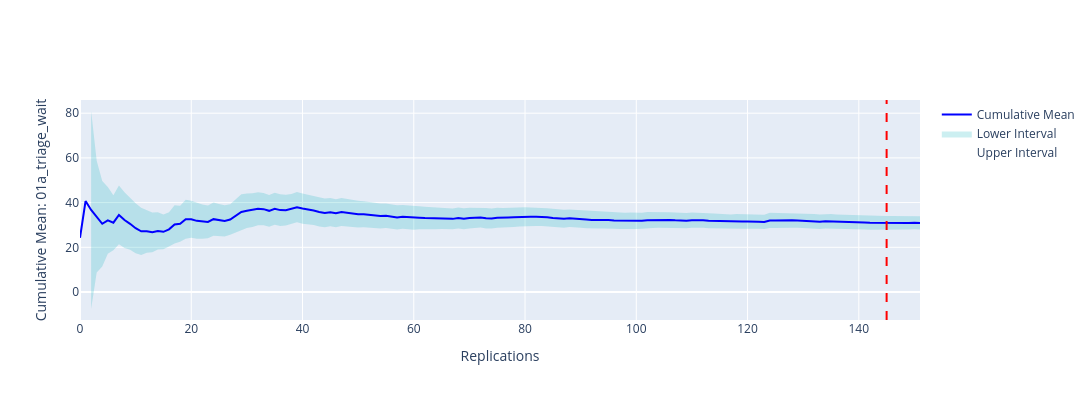
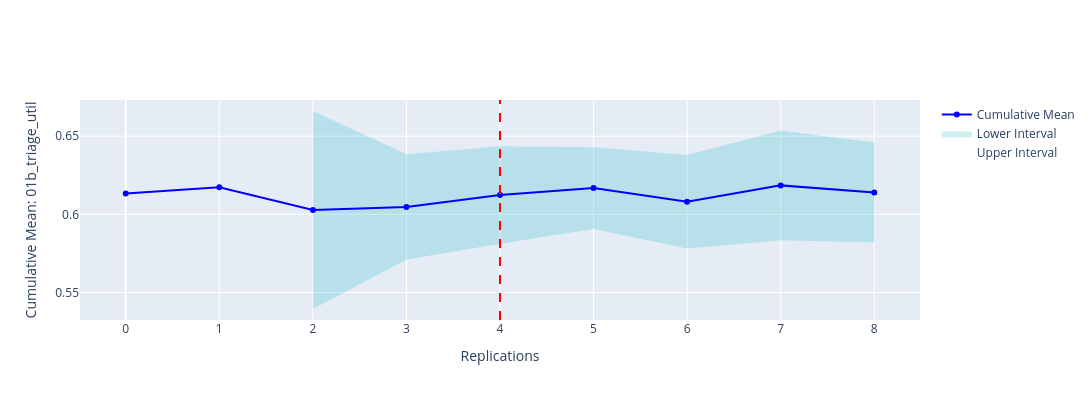
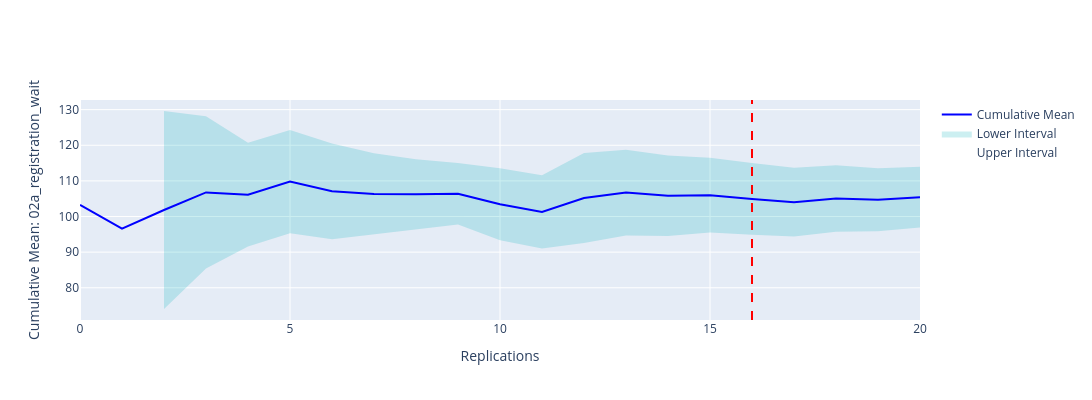

Notebook code cell kept with these figures, in order:
### Code cell
for metric in METRICS:
    mask = summary_frame_m["metric"] == metric
    fig = plotly_confidence_interval_method(
        n_reps=nreps_m[metric],
        conf_ints=summary_frame_m[mask].reset_index(),
        metric_name=metric,
    )
    fig.show()

### Figure 1 — Plotly figure (JSON) as saved in the notebook; plotly's stock layout.template omitted (floating-point values rounded to 4 significant figures; data arrays with more than 128 entries replaced by an {"elided": "..."} marker saying what was removed)
{"data": [{"hoverinfo": "x+y+name+text", "line": {"width": 0}, "mode": "lines", "name": "Upper Interval", "text": {"elided": "152 str values"}, "type": "scatter", "x": {"elided": "152 int values"}, "y": {"elided": "152 float values"}}, {"fill": "tonexty", "fillcolor": "rgba(0,176,185,0.2)", "hoverinfo": "x+y+name+text", "line": {"width": 0}, "mode": "lines", "name": "Lower Interval", "text": {"elided": "152 str values"}, "type": "scatter", "x": {"elided": "152 int values"}, "y": {"elided": "152 float values"}}, {"hoverinfo": "x+y+name", "line": {"color": "blue", "width": 2}, "name": "Cumulative Mean", "type": "scatter", "x": {"elided": "152 int values"}, "y": {"elided": "152 float values"}}], "layout": {"height": 400, "hovermode": "x unified", "shapes": [{"line": {"color": "red", "dash": "dash"}, "type": "line", "x0": 145, "x1": 145, "y0": 0, "y1": 1, "yref": "paper"}], "showlegend": true, "width": 1200, "xaxis": {"title": {"text": "Replications"}}, "yaxis": {"title": {"text": "Cumulative Mean: 01a_triage_wait"}}}}

### Figure 2 — Plotly figure (JSON) as saved in the notebook; plotly's stock layout.template omitted (floating-point values rounded to 4 significant figures)
{"data": [{"hoverinfo": "x+y+name+text", "line": {"width": 0}, "mode": "lines", "name": "Upper Interval", "text": ["Deviation: nan%", "Deviation: nan%", "Deviation: 10.51%", "Deviation: 5.57%", "Deviation: 5.09%", "Deviation: 4.24%", "Deviation: 4.93%", "Deviation: 5.69%", "Deviation: 5.21%"], "type": "scatter", "x": [0, 1, 2, 3, 4, 5, 6, 7, 8], "y": [NaN, NaN, 0.6661, 0.6384, 0.6436, 0.6429, 0.638, 0.6537, 0.646]}, {"fill": "tonexty", "fillcolor": "rgba(0,176,185,0.2)", "hoverinfo": "x+y+name+text", "line": {"width": 0}, "mode": "lines", "name": "Lower Interval", "text": ["Deviation: nan%", "Deviation: nan%", "Deviation: 10.51%", "Deviation: 5.57%", "Deviation: 5.09%", "Deviation: 4.24%", "Deviation: 4.93%", "Deviation: 5.69%", "Deviation: 5.21%"], "type": "scatter", "x": [0, 1, 2, 3, 4, 5, 6, 7, 8], "y": [NaN, NaN, 0.5394, 0.571, 0.5812, 0.5907, 0.5781, 0.5833, 0.582]}, {"hoverinfo": "x+y+name", "line": {"color": "blue", "width": 2}, "name": "Cumulative Mean", "type": "scatter", "x": [0, 1, 2, 3, 4, 5, 6, 7, 8], "y": [0.6132, 0.6173, 0.6028, 0.6047, 0.6124, 0.6168, 0.6081, 0.6185, 0.614]}], "layout": {"height": 400, "hovermode": "x unified", "shapes": [{"line": {"color": "red", "dash": "dash"}, "type": "line", "x0": 4, "x1": 4, "y0": 0, "y1": 1, "yref": "paper"}], "showlegend": true, "width": 1200, "xaxis": {"title": {"text": "Replications"}}, "yaxis": {"title": {"text": "Cumulative Mean: 01b_triage_util"}}}}

### Figure 3 — Plotly figure (JSON) as saved in the notebook; plotly's stock layout.template omitted (floating-point values rounded to 4 significant figures)
{"data": [{"hoverinfo": "x+y+name+text", "line": {"width": 0}, "mode": "lines", "name": "Upper Interval", "text": ["Deviation: nan%", "Deviation: nan%", "Deviation: 27.29%", "Deviation: 20.03%", "Deviation: 13.71%", "Deviation: 13.21%", "Deviation: 12.57%", "Deviation: 10.71%", "Deviation: 9.22%", "Deviation: 8.09%", "Deviation: 9.78%", "Deviation: 10.12%", "Deviation: 12.0%", "Deviation: 11.29%", "Deviation: 10.67%", "Deviation: 9.91%", "Deviation: 9.59%", "Deviation: 9.26%", "Deviation: 8.88%", "Deviation: 8.46%", "Deviation: 8.1%"], "type": "scatter", "x": [0, 1, 2, 3, 4, 5, 6, 7, 8, 9, 10, 11, 12, 13, 14, 15, 16, 17, 18, 19, 20], "y": [NaN, NaN, 129.6, 128.1, 120.7, 124.3, 120.5, 117.7, 116.1, 115.0, 113.5, 111.6, 117.8, 118.8, 117.1, 116.5, 115.0, 113.7, 114.4, 113.5, 114.0]}, {"fill": "tonexty", "fillcolor": "rgba(0,176,185,0.2)", "hoverinfo": "x+y+name+text", "line": {"width": 0}, "mode": "lines", "name": "Lower Interval", "text": ["Deviation: nan%", "Deviation: nan%", "Deviation: 27.29%", "Deviation: 20.03%", "Deviation: 13.71%", "Deviation: 13.21%", "Deviation: 12.57%", "Deviation: 10.71%", "Deviation: 9.22%", "Deviation: 8.09%", "Deviation: 9.78%", "Deviation: 10.12%", "Deviation: 12.0%", "Deviation: 11.29%", "Deviation: 10.67%", "Deviation: 9.91%", "Deviation: 9.59%", "Deviation: 9.26%", "Deviation: 8.88%", "Deviation: 8.46%", "Deviation: 8.1%"], "type": "scatter", "x": [0, 1, 2, 3, 4, 5, 6, 7, 8, 9, 10, 11, 12, 13, 14, 15, 16, 17, 18, 19, 20], "y": [NaN, NaN, 74.04, 85.38, 91.57, 95.3, 93.61, 94.95, 96.47, 97.79, 93.31, 91.05, 92.58, 94.68, 94.54, 95.48, 94.87, 94.39, 95.73, 95.83, 96.89]}, {"hoverinfo": "x+y+name", "line": {"color": "blue", "width": 2}, "name": "Cumulative Mean", "type": "scatter", "x": [0, 1, 2, 3, 4, 5, 6, 7, 8, 9, 10, 11, 12, 13, 14, 15, 16, 17, 18, 19, 20], "y": [103.2, 96.62, 101.8, 106.8, 106.1, 109.8, 107.1, 106.3, 106.3, 106.4, 103.4, 101.3, 105.2, 106.7, 105.8, 106.0, 104.9, 104.0, 105.1, 104.7, 105.4]}], "layout": {"height": 400, "hovermode": "x unified", "shapes": [{"line": {"color": "red", "dash": "dash"}, "type": "line", "x0": 16, "x1": 16, "y0": 0, "y1": 1, "yref": "paper"}], "showlegend": true, "width": 1200, "xaxis": {"title": {"text": "Replications"}}, "yaxis": {"title": {"text": "Cumulative Mean: 02a_registration_wait"}}}}
